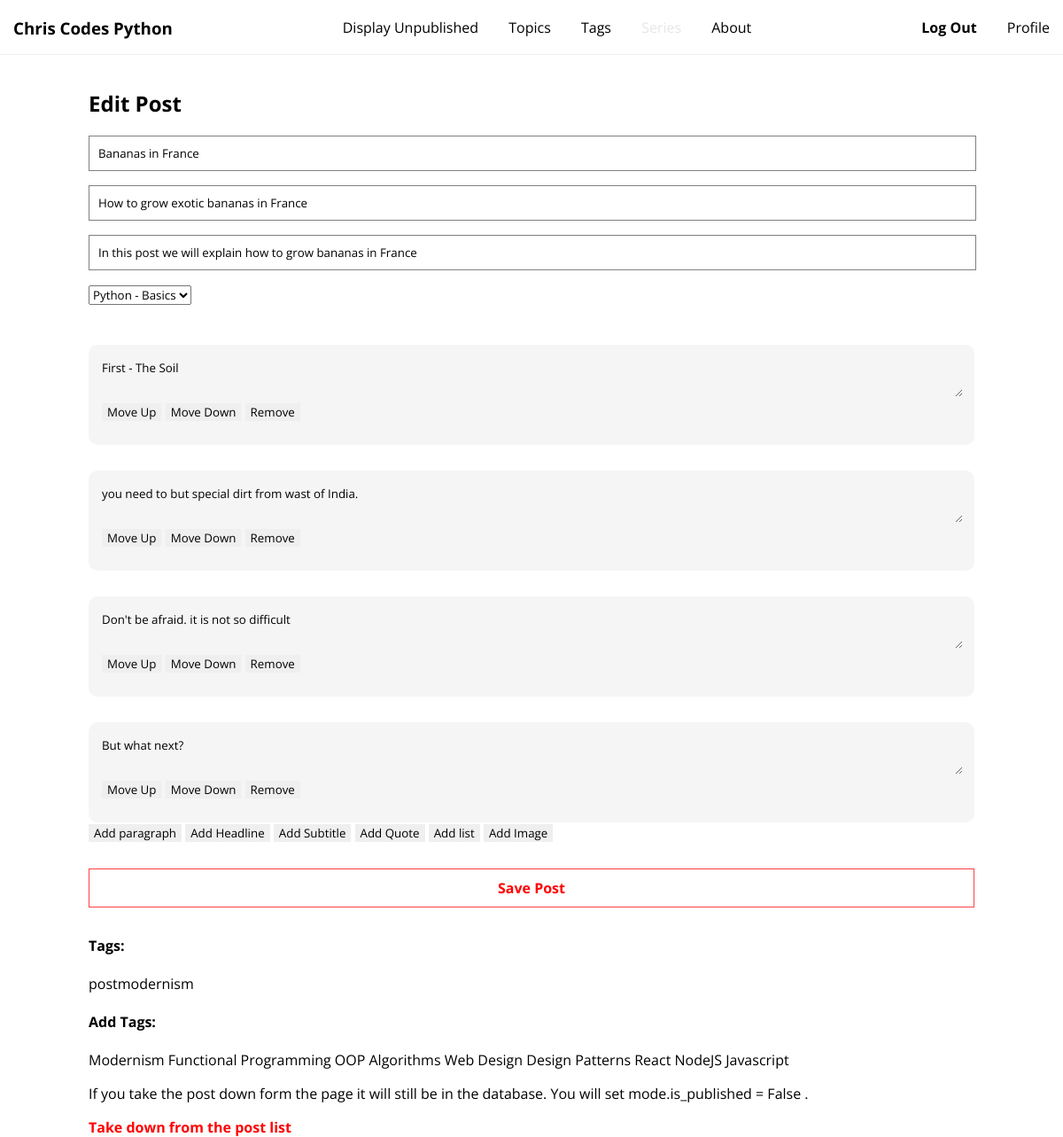
Screenshot of /post/update/17/ (signed in) with the database file from the repository.
### post/models.py (models this page shows, shortened)
class Post(models.Model):
    title = models.CharField(max_length=128, unique=True)
    subtitle = models.CharField(max_length=128)
    description = models.CharField(max_length=512)
    publication_date = models.DateTimeField(blank=True, null=True)
    slug = models.SlugField(unique=True)
    is_published = models.BooleanField(default=False, blank=True, null=True)
    post_series = models.ForeignKey(
            PostSeries, on_delete=models.CASCADE,
            related_name='posts', null=True,
            blank=True,
        )
    topic = models.ForeignKey(
            Topic, on_delete=models.CASCADE,
            related_name='posts',
        )
    class Meta:
        ordering = ['-publication_date']

class Topic(models.Model):
    title = models.CharField(max_length=120, unique=True)
    slug = models.SlugField(unique=True)
    description = models.CharField(max_length=1000, null=True, blank=True)
    image = models.ImageField(upload_to='topic_images/')
    def __str__(self):
        return self.title

class PostSection(models.Model):
    post = models.ForeignKey(
        Post, on_delete=models.CASCADE,
        blank=True, null=True,
        related_name='sections'
        )
    text = models.TextField()
    image = models.ImageField(upload_to=folder_path)
    order = models.IntegerField()
    tag = models.CharField(max_length=255, default='<p>')

### tags/models.py (models this page shows)
class Tag(models.Model):
    title = models.CharField(max_length=120, unique=True)
    slug = models.SlugField(unique=True)
    post = models.ManyToManyField(
        Post, related_name='tags',
        )
    image = models.ManyToManyField(
        Images, related_name='tags',
        )

### post/views.py (the view)
# urls.py: path('update/<int:post_id>/', post_update, name='post_update'),
@login_required
def post_update(request, post_id):
    post = get_object_or_404(Post, pk=post_id)
    context = {'post':post}
    if request.method == 'POST':
        new_title = request.POST.get('title')
        if post.title != new_title: # check if titile is new
            if Post.objects.filter(title=new_title).exists() and Post.objects.get(title=new_title).id != post.id:
                request.session['messages'] += '<li>Post with the same title already exists. Try Another</li>'
                return redirect('post:post_update',  post_id=post_id)
            try_slug = slugify(new_title)
            post_already_exists = True if Post.objects.filter(slug=try_slug).count() > 0 else False
            test_nr = 0
            while post_already_exists:
                test_nr+=1
                test_slug = '{}-{}'.format(try_slug, test_nr)
                if Post.objects.filter(slug=test_slug).count() == 0:
                    try_slug=test_slug
                    break
            post.slug = try_slug
            post.title = new_title
        post.subtitle = request.POST.get('subtitle')
        post.description = request.POST.get('description')
        post.topic =  Topic.objects.get(id=request.POST.get('topic'))
        post.save()
        '''
        structure of data in reuqest.POST:
        [
            # first reuqest gives: topic, susbtitle, desctiption ... and so on
            ..
            ('<int>-id=input',<int>),
            ('<int>-tag-input','<tag type>'),
            ('<int>-order=input',<int>),
            ('<int>-textarea-input','html of the post'),
            ... and so on
        ]
        '''
        print( PostSection.objects.filter(post=post) )
        sections_dict = {}
        temp_list, sections_text_list, sections_img_list = [], [], []
        for item in request.POST.items():
            try:
                current_id = int(item[0].split('-')[0])
            except:
                item = None
            if item != None:
                if current_id not in sections_dict.keys():
                    sections_dict[current_id] = {}
                record = sections_dict[current_id]
                key = item[0][(item[0].find('-') + 1):]
                value = item[1]
                record[key]=value
        for section in PostSection.objects.filter(post=post):
            if section.id not in sections_dict.keys():
                section.image.delete(save=True) if section.image != None else None
                section.delete()
        for section_id in sections_dict:
            new_section = sections_dict[section_id] # data to be saved
            try:
                post_section = PostSection.objects.get(id=section_id)
            except:
                post_section = PostSection(post=post)
            post_section.tag = new_section['tag-input']
            post_section.order = new_section['order-input']
            if '{}-image-input'.format(section_id) in request.FILES:
                post_section.image = request.FILES['{}-image-input'.format(section_id)]
            else: # save text only if there is no image
                post_section.text = new_section['textarea-input']
            post_section.save()
        post_form = forms.PostUpdateForm(initial={
            'title':post.title,
            'subtitle':post.subtitle,
            'description':post.description,
            'topic':post.topic,
        })
        context.update({"post_form":post_form})
        return redirect('post:post_update', post_id=post_id)
    else:
        tags_included = Tag.objects.filter(post=post)
        tags_excluded = Tag.objects.exclude(post=post)
        post_form = forms.PostUpdateForm(initial={
            'title':post.title,
            'subtitle':post.subtitle,
            'description':post.description,
            'topic':post.topic,
        })
        context.update({
            "post_form":post_form,
            'tags_included':tags_included,
            'tags_excluded':tags_excluded,
            'post':post,
            })
        return render(request, 'post/post_update.html', context)

### post/forms.py
class PostUpdateForm(forms.ModelForm):
    class Meta:
        model = Post
        fields = ['title', 'subtitle', 'description', 'topic']
        widgets = {
            'title': TextInput(attrs={'placeholder': 'Title'}),
            'subtitle': TextInput(attrs={'placeholder': 'Subtitle'}),
            'description': TextInput(attrs={'placeholder': 'Post description'}),
            }

### accounts/models.py (called while the page is built)
    @property
    def is_staff(self):
        return self.staff

### post/templates/post/post_update.html (shortened to what this page needs)
{% extends 'base.html' %}
{% load static %}
{% block head %}
<link rel="stylesheet" href="{% static 'post/css/post_update.css' %}">
{% endblock %}
{% block body %}
<h2>Edit Post</h2>
<form method="POST" enctype="multipart/form-data" id="postForm">
  {{ post_form.as_p }}
</form>
<div id='contentContainer' class="content-cointainer">
  {% if post.sections.all.count == 0 %}
  <div class="section-text section">
    <p>This Post is empty. Sorry.</p>
  </div>
  {% else %}
  {% for section in post.sections.all|dictsort:"order" %}
  {% if section.image %}
  <div id="{{section.id}}" class="section-image section">
    <div class="sectionButtons">
      <button type="button" onclick="addTextSection('{{section.id}}','<p>')" name="button">Add paragraph</button>
      <button type="button" onclick="addTextSection('{{section.id}}','<h3>')" name="button">Add Headline</button>
      <button type="button" onclick="addTextSection('{{section.id}}','<h4>')" name="button">Add Subtitle</button>
      <button type="button" onclick="addTextSection('{{section.id}}','<q>')" name="button">Add Quote</button>
      <button type="button" onclick="addTextSection('{{section.id}}','<ul>')" name="button">Add list</button>
      <button type="button" onclick="addTextSection('{{section.id}}','<code>')" name="button">Python</button>
      <button type="button" onclick="addTextSection('{{section.id}}','<img>')" name="button">Add Image</button>
    </div>
    <div class="bg-gray">
      <img src="{{section.image.url}}" alt="here goes section image">
      <div id="{{section.id}}-image-containter" class="text-div">
        <input type="file" class="img-input" form='postForm' name="{{section.id}}-image-input" value=""
          onchange="updateTextareaInput('id-user-textarea', 'id-textarea-input','<img>')">
      </div>
      <div id="{{section.id}}-hidden-inputs-containter" form="postForm" class="text-div-hidden" hidden>
        <input id="{{section.id}}-id-input" type="text" form="postForm" name="{{section.id}}-id-input"
          value="{{section.id}}">
        <input id="{{section.id}}-tag-input" form="postForm" type="text" name="{{section.id}}-tag-input"
          value="{{section.tag}}">
        <input id="{{section.id}}-order-input" form="postForm" class="input-order" type="text"
          name="{{section.id}}-order-input" value="{{section.order}}">
        <input id="{{section.id}}-textarea-input" form="postForm" type="text" name="{{section.id}}-textarea-input"
          value="">
      </div>
      <div class="edit-btns">
        <button type="button" onclick="move('up','{{section.id}}')" name="button">Move Up</button>
        <button type="button" onclick="move('down','{{section.id}}')" name="button">Move Down</button>
        <button type="button" onclick="removeSection('{{section.id}}')" name="button">Remove</button>
      </div>
    </div>
  </div>
  {% else %}
  <div id="{{section.id}}" class="section-text section">
    <div class="bg-gray">
      <div id="{{section.id}}-textarea-containter" class="text-div">
        <textarea id="{{section.id}}-user-textarea" class='user-text-input'
          onchange="updateTextareaInput('{{section.id}}-user-textarea', '{{section.id}}-textarea-input','{{section.tag}}')">{{section.text|safe}}</textarea>
      </div>
      <div class="edit-btns">
        <button type="button" onclick="move('up','{{section.id}}')" name="button">Move Up</button>
        <button type="button" onclick="move('down','{{section.id}}')" name="button">Move Down</button>
        <button type="button" onclick="removeSection('{{section.id}}')" name="button">Remove</button>
      </div>
    </div>
  </div>
  {% endif %}
  {% endfor %}
  {% endif %}
</div>
<div class="last-add-button">
  <button type="button" onclick="addTextSection(null,'<p>')" name="button">Add paragraph</button>
  <button type="button" onclick="addTextSection(null,'<h3>')" name="button">Add Headline</button>
  <button type="button" onclick="addTextSection(null,'<h4>')" name="button">Add Subtitle</button>
  <button type="button" onclick="addTextSection(null,'<q>')" name="button">Add Quote</button>
  <button type="button" onclick="addTextSection(null,'<ul>')" name="button">Add list</button>
  <button type="button" onclick="addTextSection(null,'<img>')" name="button">Add Image</button>
</div>
<div id="save-post-div">
  <input id="save-post-btn" type="submit" name="" type="button" form='postForm' value="Save Post">
</div>
<h4>Tags:</h4>
{% for tag in tags_included %}
<a href="{% url 'tags:remove_tag_from_post' post_id=post.id tag_id=tag.id %}">{{tag.title}}</a>
{% endfor %}
<h4>Add Tags:</h4>
{% for tag in tags_excluded %}
<a href="{% url 'tags:add_tag_to_post' post_id=post.id tag_id=tag.id %}">{{ tag.title }}</a>
{% endfor %}
{% if post.publication_date == null  %}
<h3>Publication Status:</h3>
<a href="{% url 'post:post_publish' post_id=post.id %}"> <strong style='color:red;'>Publish This Post</strong> </a>
{% else %}
{% if post.is_published == True %}
<br>
<p>If you take the post down form the page it will still be in the database. You will set mode.is_published = False .
</p>
<a href="{% url 'post:post_take_down' post_id=post.id %}"> <strong style='color:red;'> Take down from the post
    list</strong></a>
{% else %}
<br>
<p>If you click republish the model.is_published will be set to True. But the Publication date will stay acording to the
  date it was published.</p>
<a href="{% url 'post:post_republish' post_id=post.id %}"> <strong style='color:red;'>Republish</strong></a>
{% endif %}
{% endif %}
{% endblock %}

### static/main.css (style rules this page uses)
body { margin: 0px; padding: 0px; }
* { font-family: 'Open Sans', sans-serif; color: black; text-decoration: None; }
.section { padding:0px; }
input { padding: 10px; border: 1px solid gray; width: calc(100% - 20px); }
textarea { width: 100%; resize: vertical; }

### static/post/css/post_update.css (style rules this page uses)
.section { padding: 0px; }
.bg-gray { padding: 15px; background-color: rgb(245,245,245); border-radius: 10px; }
textarea { border: none; position: relative; max-width: auto; overflow: auto; background-color: rgb(245,245,245); left: 50%; transform: translate(-50%); }
.content-cointainer { width: 100%; overflow: auto; }
button { position: relative; border: 0px solid white; }
.edit-btns { margin-bottom: 12px; }
.last-add-button { padding: 0px 0px; }
#save-post-div { padding: 0px 0px; margin-top: 20px; }
#save-post-btn { position: relative; margin: 10px 0px; overflow: auto; width: 100%; background-color: white; border: 1px solid rgba(255,0,0,.75); text-align: center; font-size: 1em; color: rgba(255,0,0,1); font-weight: bold; transition-duration: .5s; left:50%; transform: translateX(-50%); }

### rows the page displays
Post: title "Bananas in France", subtitle "How to grow exotic bananas in France", description "In this post we will explain how to grow bananas in France", topic "Python - Basics"
PostSection: id "First - The Soil"
PostSection: id "you need to but special dirt from wast of India."
PostSection: id "Don't be afraid. it is not so difficult"
PostSection: id "But what next?"
Tag: title "postmodernism"
Tag: title "Modernism"
Tag: title "Functional Programming"
Tag: title "OOP"
Tag: title "Algorithms"
Tag: title "Web Design"
Tag: title "Design Patterns"
Tag: title "React"
Tag: title "NodeJS"
Tag: title "Javascript"
